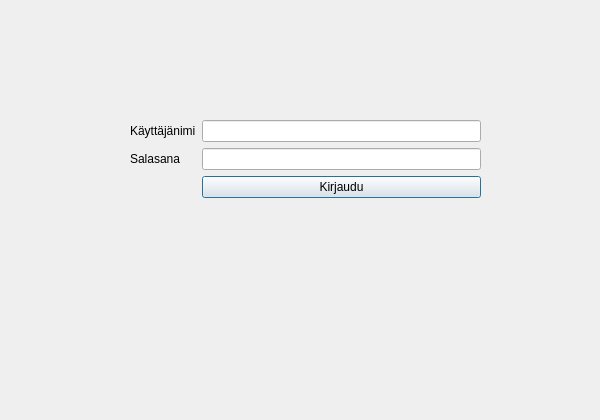
<?xml version="1.0" encoding="UTF-8"?>
<ui version="4.0">
 <class>Login</class>
 <widget class="QDialog" name="Login">
  <property name="geometry">
   <rect>
    <x>0</x>
    <y>0</y>
    <width>600</width>
    <height>420</height>
   </rect>
  </property>
  <property name="windowTitle">
   <string>Dialog</string>
  </property>
  <widget class="QWidget" name="layoutWidget">
   <property name="geometry">
    <rect>
     <x>130</x>
     <y>120</y>
     <width>351</width>
     <height>161</height>
    </rect>
   </property>
   <layout class="QFormLayout" name="loginFormLayout">
    <item row="0" column="0">
     <widget class="QLabel" name="labelUsername">
      <property name="text">
       <string>Käyttäjänimi</string>
      </property>
     </widget>
    </item>
    <item row="0" column="1">
     <widget class="QLineEdit" name="textUsername"/>
    </item>
    <item row="1" column="0">
     <widget class="QLabel" name="labelPassword">
      <property name="text">
       <string>Salasana</string>
      </property>
     </widget>
    </item>
    <item row="1" column="1">
     <widget class="QLineEdit" name="textPassword"/>
    </item>
    <item row="2" column="1">
     <widget class="QPushButton" name="buttonLogin">
      <property name="text">
       <string>Kirjaudu</string>
      </property>
     </widget>
    </item>
   </layout>
  </widget>
 </widget>
 <resources/>
 <connections/>
</ui>
